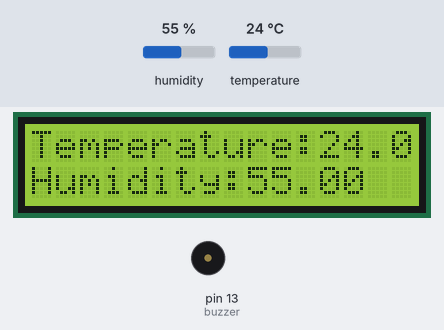
Recording of a sketch running on a simulated Arduino Uno, built with avr-gcc and run on an emulated ATmega328P. Shown: 16×2 character LCD, buzzer (waves = sounding, pin HIGH). The inputs (shaded band) are chosen by the test bench; at power-on: humidity 55 %, temperature 24 °C. The modem accepts every AT command (registered, SIM ready, sends succeed) and sends nothing else; what the sketch prints to the serial monitor is not drawn.

Above: at 17.2 s.
17.3 s: humidity set to 31 %
At 22.6 s:
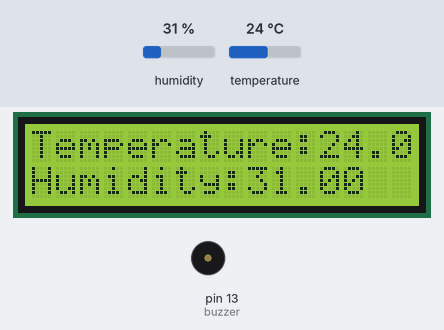
23.1 s: humidity set to 27 %
At 28.1 s:
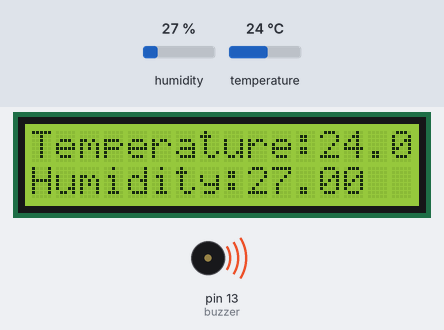
30.8 s: temperature set to 12 °C
At 35.7 s:
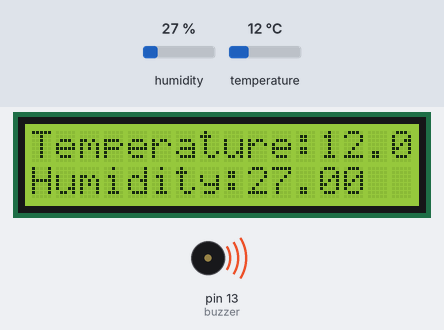
36.7 s: temperature set to 19 °C
At 45.0 s:
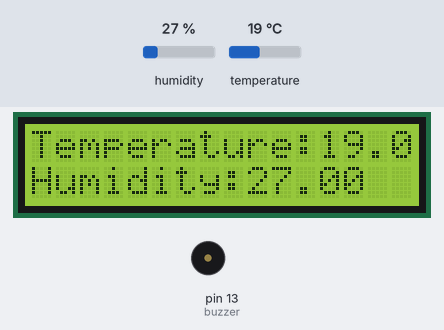
Timing chart, 0 to 45.2 s (numbered marks = the images above; inputs shaded):
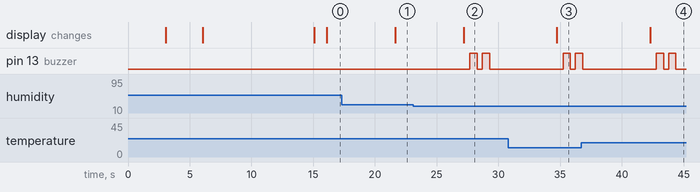

Measured:
- the behaviour switches between 30 and 29 % on humidity (found by bisection; images 1 and 2)
- after the input at 17.3 s, the display: changes after 4.4 s (image 1)
- after the input at 23.1 s, pin 13 (buzzer): alternates HIGH for 0.60 s and LOW for 0.40 s, 4 changes in all, then stays LOW, starting after 4.6 s; the display: changes after 4.1 s (image 2)
- after the input at 30.8 s, the display: changes after 3.9 s (image 3)
- after the input at 36.7 s, the display: changes after 5.6 s (image 4)

The sketch:

wifi.ino
```cpp
#include <dht.h>
#include <LiquidCrystal.h>
#include <SoftwareSerial.h>

LiquidCrystal lcd(10, 11, 4, 5, 6, 7);
SoftwareSerial wifi(8, 9); // TX, RX

String apiKey = "TRNIC1L9BXBXT322";     ///  Write API Key

dht DHT;

#define DHT11_PIN 2

const int buzzer = 13;


void setup(){
  lcd.begin(16, 2);
  pinMode(buzzer, OUTPUT);
  digitalWrite(buzzer, 0);
  project_Name();
  Serial.begin(9600);

  Serial.println("AT");
  delay(1000);
  Serial.println("AT+CMGF=1");
  delay(1000);
  Serial.println("AT+CNMI=2,2,0,0,0");
  delay(1000);

  lcd.setCursor(0,0);
  lcd.print("WiFi module     ");
  lcd.setCursor(0,1);
  lcd.print("Initilizing.... ");
  wifi.begin(115200);
  wifi.println("AT+RST");
  delay(4000);
  wifi.println("AT+CWMODE=3");
  delay(4000);
  wifi.print("AT+CWJAP=");
  wifi.write('"');
  wifi.print("STTMANI");
  wifi.write('"');
  wifi.write(',');
  wifi.write('"');
  wifi.print("hailucky123,./");
  wifi.write('"');
  wifi.println();
  delay(1000);
  lcd.setCursor(0,0);
  lcd.print("WiFi module     ");
  lcd.setCursor(0,1);
  lcd.print("Initilized..... ");
  delay(1000);
  lcd.clear();
}

void loop()
{
  int chk = DHT.read11(DHT11_PIN);
  //SendWiFi_Data();
  //delay(1000);
  lcd.setCursor(0,0);
  lcd.print("Temperature:    ");
  lcd.setCursor(0,1);
  lcd.print("Humidity:       ");
  lcd.setCursor(12,0);
  lcd.print(DHT.temperature);
  lcd.setCursor(9,1);
  lcd.print(DHT.humidity);
  delay(500);
  /* Tempurature Data Process*/
  if(DHT.temperature > 45)
  {
  buzzer_sound();
  }
  /* Humidity Data Process*/
  if(DHT.humidity < 30)
  {
  buzzer_sound();
  }
  lcd.setCursor(15,1);
  lcd.write(0x20);
  SendWiFi_Data();
  delay(1000);
}

void SendWiFi_Data(){
  String cmd = "AT+CIPSTART=\"TCP\",\"";
  cmd += "184.106.153.149"; // api.thingspeak.com
  cmd += "\",80";
  wifi.println(cmd);
  delay(1500);

  String getStr ="GET /update?api_key=";
  getStr += apiKey;
  getStr +="&field1=";
  getStr += String(DHT.temperature);
  getStr +="&field2=";
  getStr += String(DHT.humidity);

  getStr += "\r\n\r\n";

  // send data length
  cmd = "AT+CIPSEND=";
  cmd += String(getStr.length());
  wifi.println(cmd);
  delay(1500);
  wifi.println(getStr);
  delay(1000);
}

void buzzer_sound()
{
  digitalWrite(buzzer, HIGH);
  delay(600);
  digitalWrite(buzzer, LOW);
  delay(400);
  digitalWrite(buzzer, HIGH);
  delay(600);
  digitalWrite(buzzer, LOW);
  delay(400);
}

void project_Name(){
  lcd.setCursor(0,0);
  lcd.print("     ESP8266    ");
  lcd.setCursor(0,1);
  lcd.print("  Interfacing   ");
  delay(3000);
  lcd.clear();
}
```
